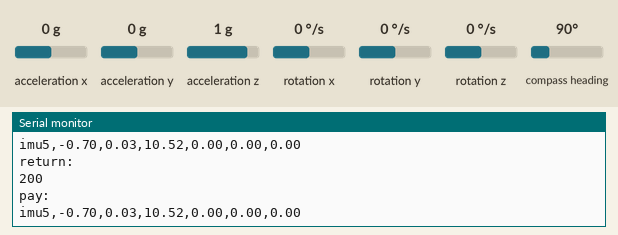
Recording of a sketch running on a simulated ESP8266 (NodeMCU). Shown: the last lines printed to the serial monitor. Inputs (shaded band) come from the test bench; at power-on: acceleration x 0 g, acceleration y 0 g, acceleration z 1 g, rotation x 0 °/s, rotation y 0 °/s, rotation z 0 °/s, compass heading 90°. WiFi joins after 1.5 s; servers stay silent unless stated; uploads are accepted with an empty reply.

Above: at 3.7 s.
3.8 s: acceleration x set to -1.4 g
At 4.3 s:
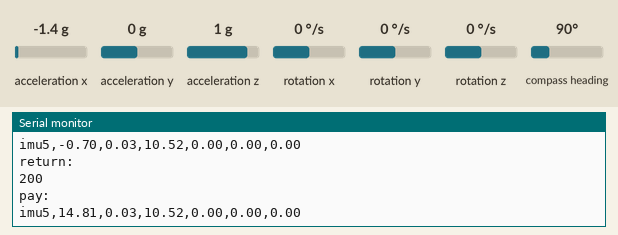
5.3 s: acceleration y set to -1.4 g
At 5.72 s:
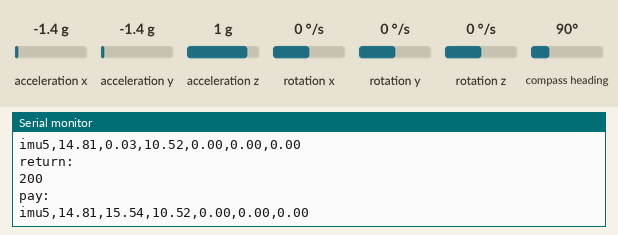
6.8 s: acceleration z set to -1.4 g
At 7.37 s:
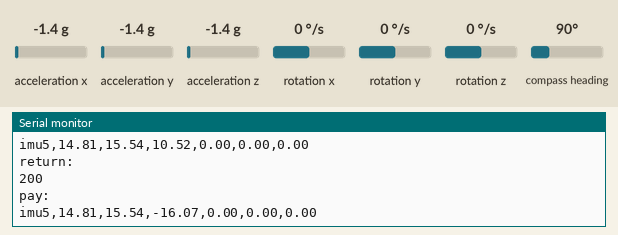
8.3 s: rotation x set to -192 °/s
At 8.79 s:
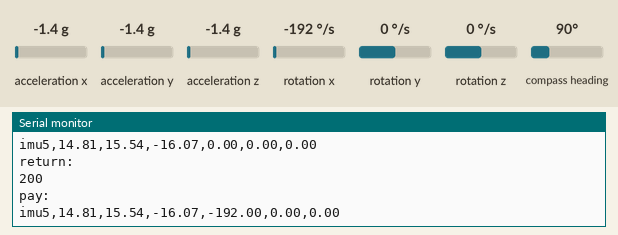
9.8 s: rotation y set to -192 °/s
At 10.21 s:
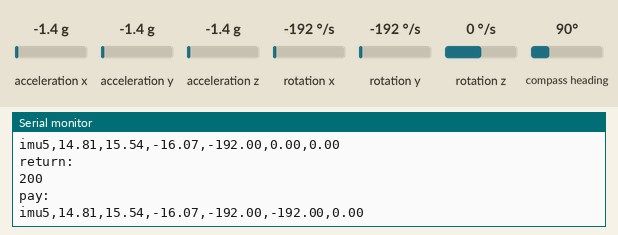

Measured:
- after the input at 3.8 s, the serial monitor: prints a new line after 0.33 s (image 1)
- after the input at 5.3 s, the serial monitor: prints a new line after 0.25 s (image 2)
- after the input at 6.8 s, the serial monitor: prints a new line after 0.40 s (image 3)
- after the input at 8.3 s, the serial monitor: prints a new line after 0.32 s (image 4)
- after the input at 9.8 s, the serial monitor: prints a new line after 0.24 s (image 5)

The sketch:

BNO055.ino
```cpp
#include <Wire.h>
#include <Adafruit_Sensor.h>
#include <Adafruit_BNO055.h>
#include <utility/imumaths.h>

#include <ESP8266HTTPClient.h>
#include <ESP8266WiFi.h>

Adafruit_BNO055 bno = Adafruit_BNO055(55);

void setup(void)
{
  Serial.begin(115200);
  WiFi.begin("TP-Link_D8B1", "zekailin");
  //WiFi.begin("437 wifi", "437family437");   //WiFi connection
  while (WiFi.status() != WL_CONNECTED) {  //Wait for the WiFI connection completion
    delay(500);
    Serial.println("Waiting for connection");
  }
  Serial.begin(115200);

  /* Initialise the sensor */
  if(!bno.begin())
  {
    /* There was a problem detecting the BNO055 ... check your connections */
    Serial.print("Ooops, no BNO055 detected ... Check your wiring or I2C ADDR!");
    while(1);
  }

  delay(1000);

  bno.setExtCrystalUse(true);
}

void loop(void)
{
  /* Get a new sensor event */
  sensors_event_t  angVelocityData , accelerometerData;
  bno.getEvent(&angVelocityData, Adafruit_BNO055::VECTOR_GYROSCOPE);
  bno.getEvent(&accelerometerData, Adafruit_BNO055::VECTOR_ACCELEROMETER);

  //wifi
  if (WiFi.status() == WL_CONNECTED) { //Check WiFi connection status

    HTTPClient http;    //Declare object of class HTTPClient
    WiFiClient client;

    //Specify request destination
    //http.begin(client, "http://192.168.1.100:5000/tracker-runtime/GyroAcc1"); //at zekai's home
    http.begin(client, "http://192.168.1.140:5000/tracker-runtime/GyroAcc1"); //xps at zekai's home
    //http.begin(client, "http://10.0.0.160:5000/tracker-runtime/GyroAcc1");      //at hsiuting's home
    http.addHeader("Content-Type", "text/plain");  //Specify content-type header

    //remember to change imu number for each imu, 1.065 scale for difference between BNO055 and LSM6DSOX
    String imudata = ("imu5," + (String)((-1.129)*accelerometerData.acceleration.x-0.7) + "," \
                              + (String)((-1.129)*accelerometerData.acceleration.y+0.03) + "," \
                              + (String)((1.129)*accelerometerData.acceleration.z-0.56) + "," \
                              + (String)angVelocityData.acceleration.x + "," \
                              + (String)angVelocityData.acceleration.y + "," \
                              + (String)angVelocityData.acceleration.z);
    int httpCode = http.POST(imudata);
    String payload = http.getString();                  //Get the response payload
    Serial.println("return: ");
    Serial.println(httpCode);   //Print HTTP return code
    Serial.println("pay: ");
    Serial.println(payload);    //Print request response payload
    Serial.println(imudata);
    http.end();  //Close connection
  }
  else {
    Serial.println("Error in WiFi connection");
  }
  delay(33);  //adjust frequency here
}
```
